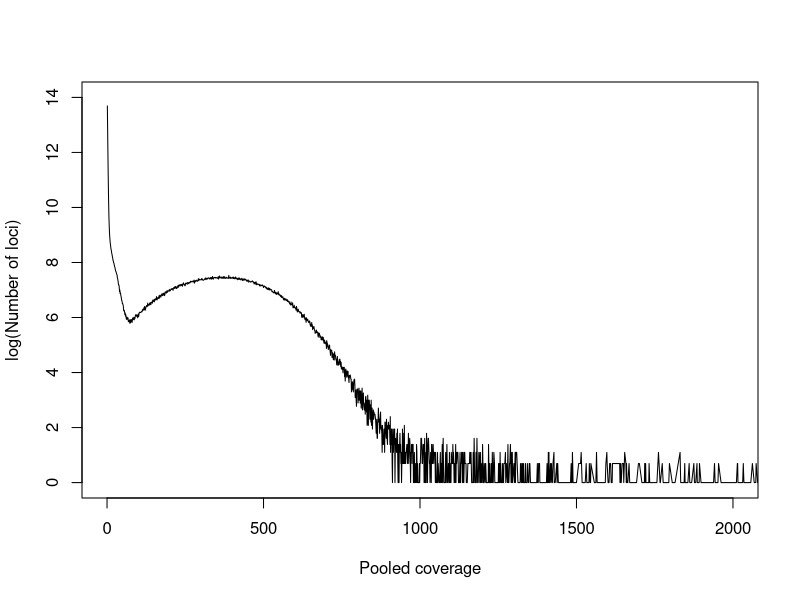

The R source for this figure:
histogram <- read.table('coverage.txt', col.names=c("cov", "freq", "reads"), header=TRUE)
attach(histogram)
png(filename="coverage.png")
plot(c(0,2000), c(0,14), type='n', xlab='Pooled coverage', ylab='log(Number of loci)')
lines(cov, log(freq))
dev.off()
detach(histogram)
